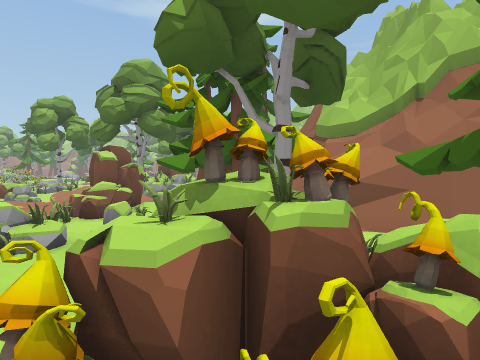
View 1 (above)

18 first-person views from a walk through a 3-D level made in the Unity game engine. The camera is 1.34 m above the floor, tilts 2° down and sees 75° across. The floor is counted in squares, 2.42 m on a side. Each view is taken from the middle of a square. On the plan, view 1 faces up. The plan holds only what a view shows up to about 9 squares ahead; the rest is blank. The place goes on beyond the plan. The player is left out. Some animated figures are left out.

View 2
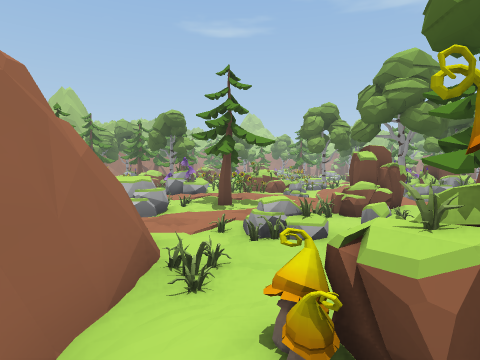

View 3
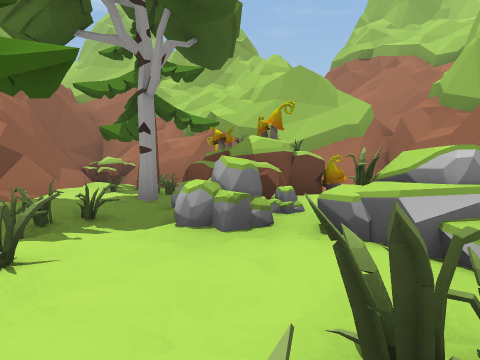

View 4
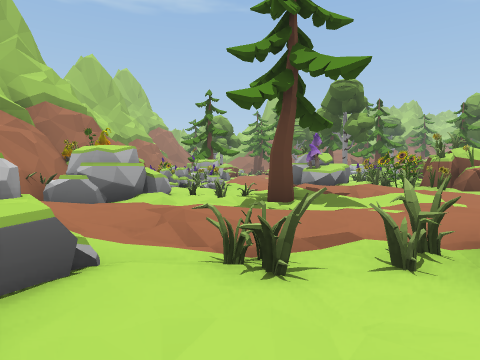

View 5
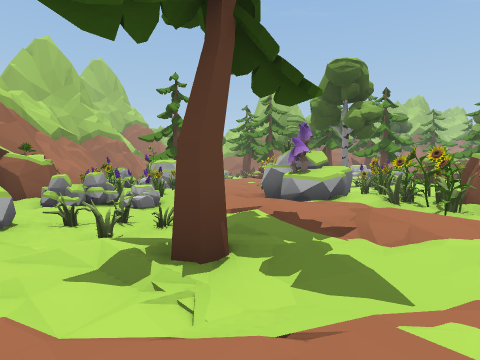

View 6
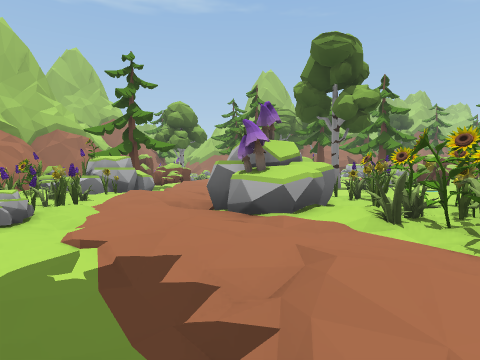

View 7
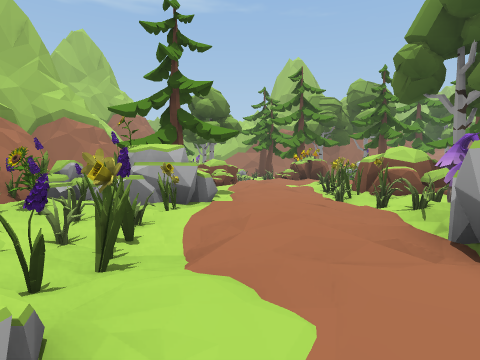

View 8
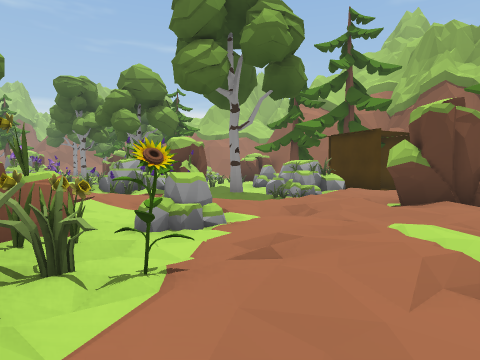

View 9
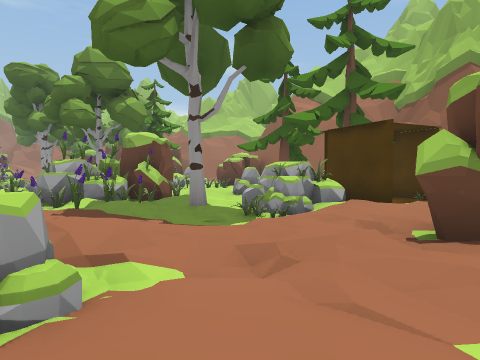

View 10
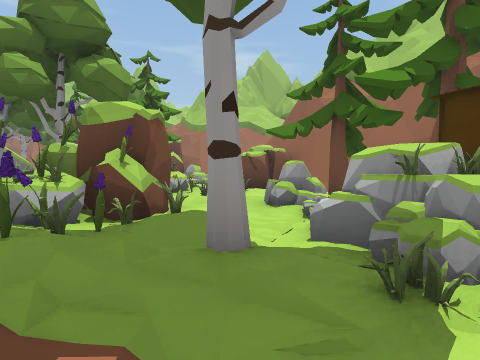

View 11
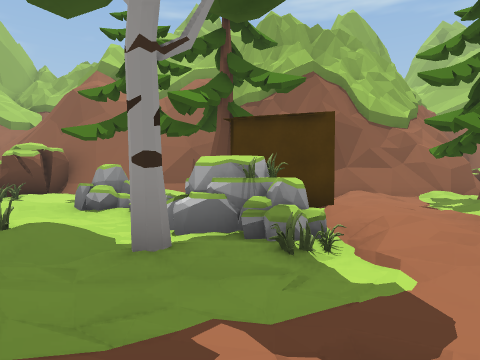

View 12
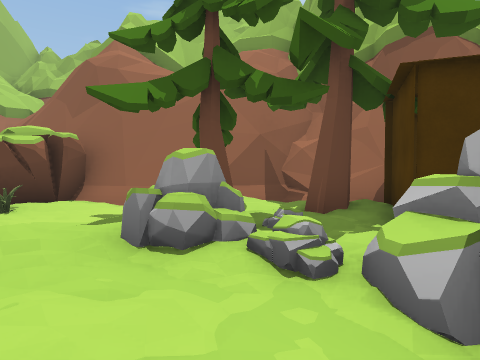

View 13
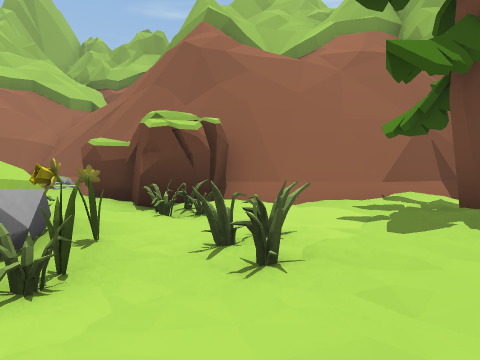

View 14
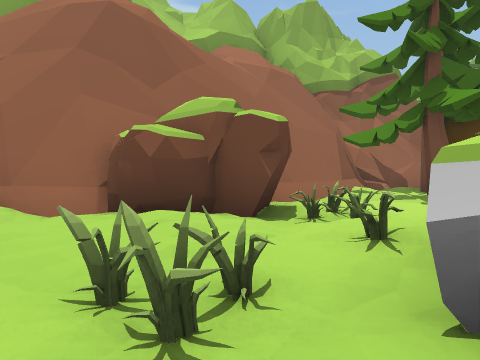

View 15
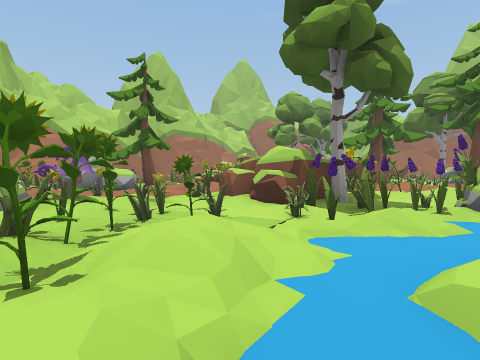

View 16
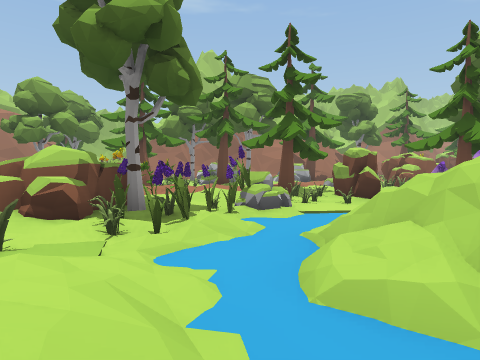

View 17
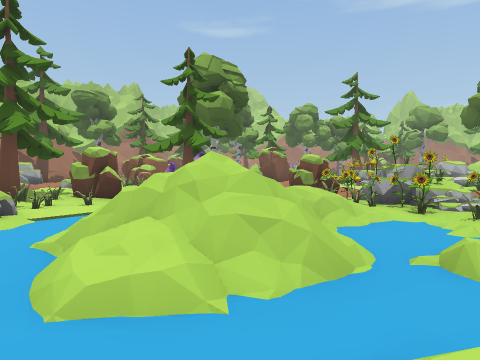

View 18
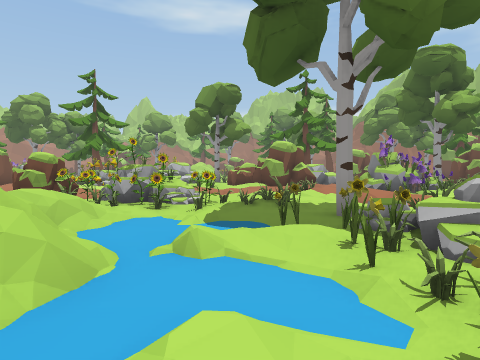

### Floor plan
Key: @ floor where view 1 was taken; # wall or solid block; x gap in a wall; . main floor; : floor 0.25 m higher than the main floor; - floor 0.25 m lower than the main floor; + floor 0.5 m higher than the main floor; / step, stairs or slope; = window, fence, low wall or low ledge; ^ raised ledge; v drop or lower ground; O other object.
Columns run from 22 left of view 1 to 5 right of it. Each row starts with its distance up from view 1.
 22           .:::#O#    ....:O#
 21       -OO:..:/:O:   OO.::###
 20      ##OOO.../: O   OO.:###
 19        /.....       ##:.##
 18     O  //--.O   OO .:..:##
 17    #O  /---#O   OO##::../#
 16 :.#.  ===-.#OO  ###:.O::/#
 15 :...-- #/--##O::##:.OOO./#
 14  O..O-///-:-  /::.O-O##O/#
 13   /.##/--/:  .:/:..OOO#O##
 12 ::/.###.//###^./:..// ###
 11 +:#.#Ox..####xO.::+::: #
 10     ###.#####.:::/#..:+#
  9     ###.OOOO/:++.+##:..##
  8    :.##.:OOO/+/:.:##.O:##
  7    +:/:::::::/:O::..:.O/#
  6    /:/:.::/:.....+....::###
  5    ^.OOO###O/:./::/OO:.O./##
  4       OO#.#OO:OO::OO:O#...:#
  3        O####::OO::...^##:O.#
  2      ####  ####   #..#######
  1                   ##.OO#
  0                    ##v@#
 -1                     ####

Positions as (right, up) in squares from view 1, and headings:
1: (0, 0), facing up
2: (0, 0), facing up-left
3: (-4, 7), facing down-right
4: (-2, 6), facing left
5: (-5, 7), facing left
6: (-7, 8), facing left
7: (-10, 6), facing left
8: (-10, 8), facing up-right
9: (-8, 9), facing up-right
10: (-6, 12), facing up-right
11: (-7, 13), facing right
12: (-4, 15), facing right
13: (-3, 18), facing right
14: (-1, 22), facing down-right
15: (-12, 14), facing down-left
16: (-12, 13), facing left
17: (-12, 13), facing up-left
18: (-12, 13), facing up
